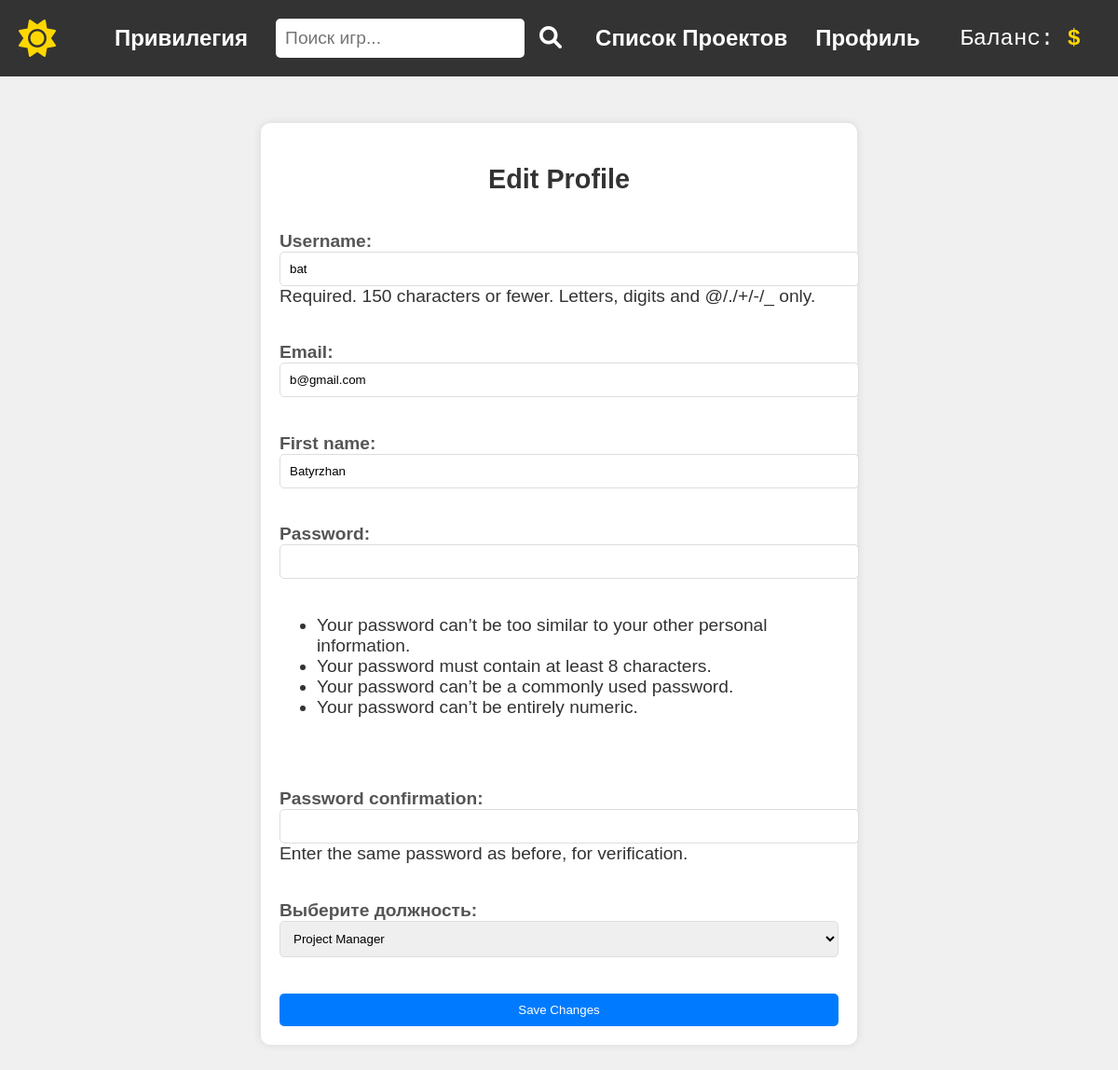
Screenshot of /profile/edit/ (signed in) with the database file from the repository.
### users/models.py (models this page shows)
class User(AbstractUser):
    subscription = models.ForeignKey(Subscription, on_delete=models.SET_NULL, null=True, blank=True)
    position = models.ForeignKey(Position, on_delete=models.SET_NULL, null=True, blank=True)

### users/views.py (the view)
# urls.py: path('profile/edit/', views.edit_profile_page, name='edit_profile'),
@login_required
def edit_profile_page(request):
    if request.method == 'POST':
        form = CustomUserCreationForm(request.POST, instance=request.user)
        if form.is_valid():
            form.save()
            return redirect('profile')  # Redirect to a profile view or some other page after saving
    else:
        form = CustomUserCreationForm(instance=request.user)
    return render(request, 'edit_profile.html', {'form': form})

### users/forms.py
class CustomUserCreationForm(UserCreationForm):
    email = forms.EmailField(required=True)
    position = forms.ModelChoiceField(queryset=Position.objects.all(), required=True, label="Выберите должность")
    class Meta:
        model = User
        fields = ('username', 'email','first_name', 'password1', 'password2', 'position')

### users/models.py (called while the page is built)
    def __str__(self):
        return self.title

### users/templates/edit_profile.html (shortened to what this page needs)
{% extends 'main/menu.html' %}
{% load static %}
{% block content %}
<body>
    <div class="profile-container">
        <h2>Edit Profile</h2>
        <form method="post">
            {{ form.as_p }}
            <button type="submit">Save Changes</button>
        </form>
    </div>
<link rel="stylesheet" type="text/css" href="{% static 'edit_profile.css' %}">
</body>
{% endblock %}

### main/static/css/menu.css (style rules this page uses)
body { font-family: 'Arial', sans-serif; margin: 0; padding: 0; background-color: var(--background-color); color: var(--text-color); font-size: 1.2rem; }
:root { --background-color: #f4f4f4; --text-color: #333; --nav-background-color: #333; --nav-text-color: #fff; --balance-text-color: #ffd700; --icon-color: #ffd700; --input-background: #fff; --input-text-color: #333; }

### users/static/edit_profile.css (style rules this page uses)
body, html { margin: 0; padding: 0; font-family: Arial, sans-serif; background-color: #f0f0f0; }
.profile-container { max-width: 600px; margin: 50px auto; padding: 20px; background-color: #fff; box-shadow: 0 0 10px rgba(0,0,0,0.1); border-radius: 10px; }
h2 { text-align: center; color: #333; margin-bottom: 20px; }
form { display: flex; flex-direction: column; }
form label { font-weight: bold; margin-bottom: 5px; color: #555; }
form input, form select { padding: 10px; border: 1px solid #ddd; border-radius: 5px; width: 100%; }
form button { padding: 10px; background-color: #007bff; color: white; border: none; border-radius: 5px; cursor: pointer; margin-top: 20px; }

### rows the page displays
User: username "bat", email "b@gmail.com", first_name "Batyrzhan", position "Project Manager"
